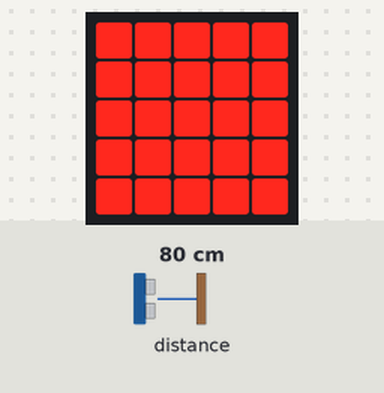
The program below on a simulated BBC micro:bit (MakeCode). Shown: the board's 5×5 LED display. The inputs (shaded band) are chosen by the test bench; at power-on: distance to the obstacle 80 cm.

Above: at 1.2 s.
1.3 s: distance to the obstacle set to 2 cm
At 2.8 s:
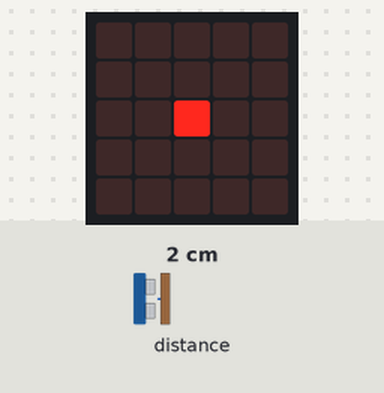
3.2 s: distance to the obstacle set to 4 cm
At 4.5 s:
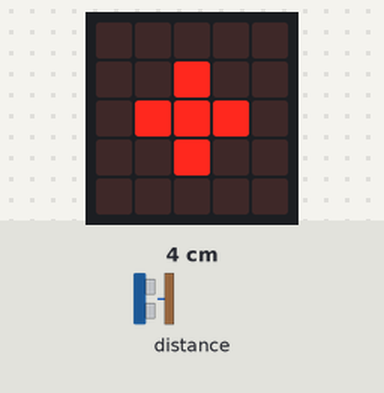
4.8 s: distance to the obstacle set to 7 cm
At 5.4 s:
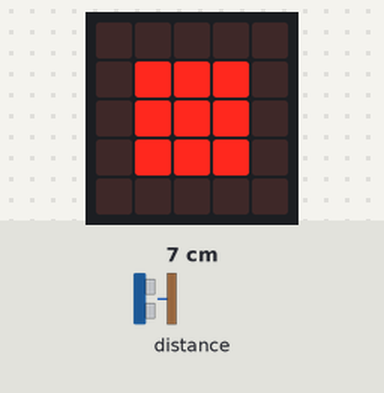
6.5 s: distance to the obstacle set to 9 cm
At 7.3 s:
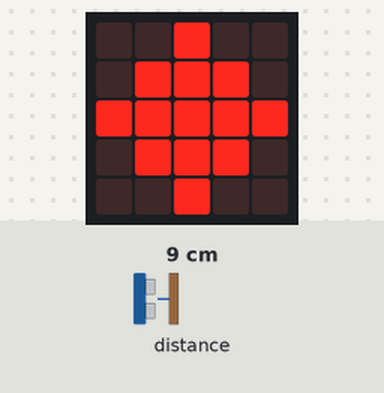
8.2 s: distance to the obstacle set to 11 cm
At 9.2 s:
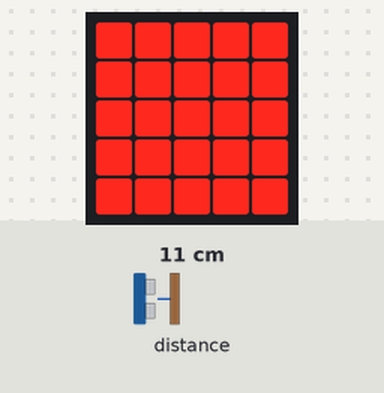
9.9 s: distance to the obstacle set to 3 cm
At 11.1 s:
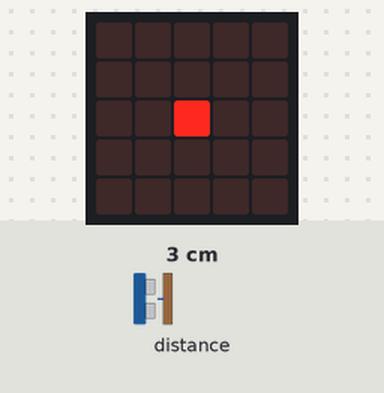
Timing chart, 0 to 12.6 s (numbered marks = the images above; inputs shaded):
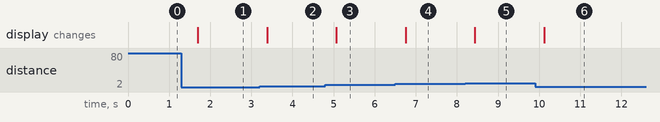

Measured:
- the behaviour switches between 5 and 6 cm on distance to the obstacle (found by bisection; images 2 and 3)
- the behaviour switches between 9 and 10 cm on distance to the obstacle (found by bisection; images 4 and 5)
- after the input at 1.3 s, the display: changes after 0.40 s (image 1)
- after the input at 3.2 s, the display: changes after 0.19 s (image 2)
- after the input at 4.8 s, the display: changes after 0.27 s (image 3)
- after the input at 6.5 s, the display: changes after 0.25 s (image 4)
- after the input at 8.2 s, the display: changes after 0.24 s (image 5)
- after the input at 9.9 s, the display: changes after 0.22 s (image 6)

The program:

main.ts
```typescript
let Distance = 0
basic.forever(function () {
    Distance = sonar.ping(
    DigitalPin.P0,
    DigitalPin.P1,
    PingUnit.Centimeters
    )
    if (Distance < 2) {
        basic.showLeds(`
            . . . . .
            . . . . .
            . . . . .
            . . . . .
            . . . . .
            `)
    } else if (Distance < 4) {
        basic.showLeds(`
            . . . . .
            . . . . .
            . . # . .
            . . . . .
            . . . . .
            `)
    } else if (Distance < 6) {
        basic.showLeds(`
            . . . . .
            . . # . .
            . # # # .
            . . # . .
            . . . . .
            `)
    } else if (Distance < 8) {
        basic.showLeds(`
            . . . . .
            . # # # .
            . # # # .
            . # # # .
            . . . . .
            `)
    } else if (Distance < 10) {
        basic.showLeds(`
            . . # . .
            . # # # .
            # # # # #
            . # # # .
            . . # . .
            `)
    } else {
        basic.showLeds(`
            # # # # #
            # # # # #
            # # # # #
            # # # # #
            # # # # #
            `)
    }
})
```

test.ts
```typescript
// les tests vont ici; ceci n'est pas compilé lorsque cet ensemble est utilisé en tant qu'extension.
```
